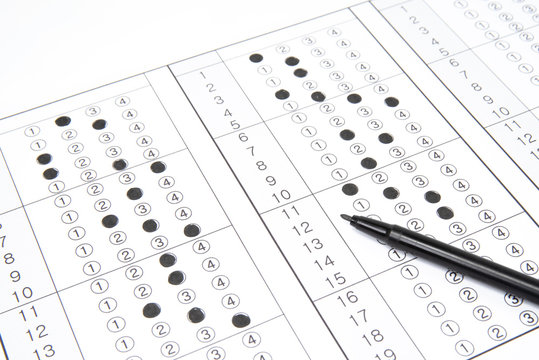
#> input picture OMR/IMG.jpg, 539 x 360 px; its folder holds only this picture in this run
$ python -i main2.py   (imports and definitions only)
#> lines starting #> are read from the running program, lines starting #| are printed output that depends on the picture; after the words box and inside, x2 and y2 are one past the last pixel; in counts of white or black regions, pixels touching at a corner belong together; pictures that were not available may be replaced by others from this repository, and a replacement may not be noted
### OMR/utils.py
import cv2
import numpy as np


# [41 lines left out: function stackImages, not called in this run]


def rectContour(contours):
    rectCont = []
    for i in contours:
        area = cv2.contourArea(i)
        # print("Area:\n",area)
        if area > 50:
            peri = cv2.arcLength(i, True)
            approx = cv2.approxPolyDP(i, 0.02 * peri, True)
            # print("Corner Points:", len(approx))
            if len(approx) == 4:
                rectCont.append(i)
    rectCont = sorted(rectCont, key=cv2.contourArea, reverse=True)

    return rectCont


def getCornerPoints(cont):
    peri = cv2.arcLength(cont, True)
    approx = cv2.approxPolyDP(cont, 0.02 * peri, True)
    return approx


# [58 lines left out: functions reorder, splitBoxes, showAnswers, not called in this run]

### OMR/main2.py
import cv2
import numpy as np
import utils

score, rollNo = 0, 0


def check(img):
    ################################
    path = "9.jpg"
    widthImg, heightImg = 700, 700
    questions = 10
    choices = 4
    # ans = [1, 2, 1, 3, 0, 1, 1, 3, 2, 1, 0, 3, 1, 2, 3, 2, 2, 2, 0, 2, 1, 3, 0, 2, 1, 3, 2, 2, 2, 0, 0, 0, 1, 1, 1, 3, 1, 2,
    #        1, 3]
    ans1 = [1, 2, 1, 3, 0, 1, 1, 3, 2, 1]
    ans2 = [0, 3, 1, 2, 3, 2, 2, 2, 0, 2]
    ans3 = [1, 3, 0, 2, 1, 3, 2, 2, 2, 0]
    ans4 = [0, 0, 1, 1, 1, 3, 1, 2, 1, 3]
    ################################

    # PREPROCESSING
    img = cv2.imread(path)
#> img is the input picture: shape (360, 539, 3); mean B, G, R 238.4, 237.8, 237.9
    img = cv2.resize(img, (widthImg, heightImg))
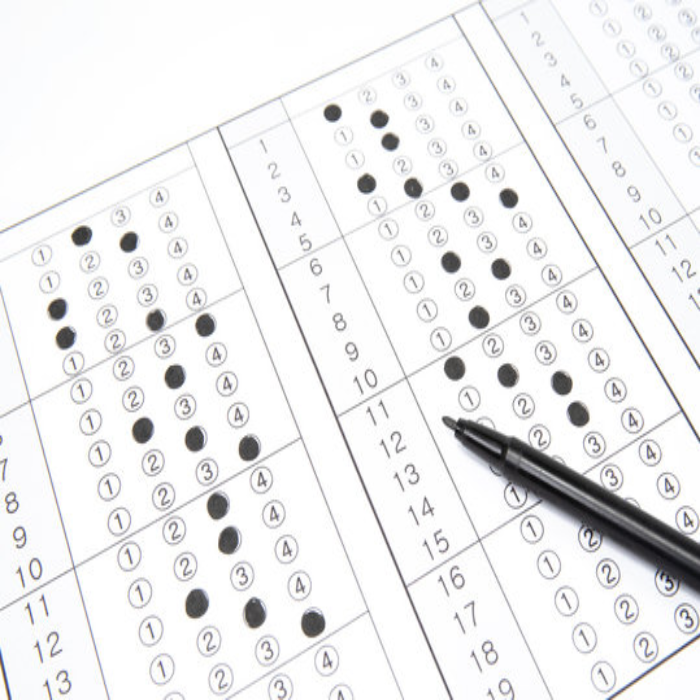
#> img: shape (700, 700, 3); mean B, G, R 238.3, 237.8, 237.8
    imgContours = img.copy()
    imgBubbleContours = img.copy()
    imgFinal = img.copy()
    imgGray = cv2.cvtColor(img, cv2.COLOR_BGR2GRAY)
    imgBlur = cv2.GaussianBlur(imgGray, (5, 5), 1)
    imgCanny = cv2.Canny(imgBlur, 10, 50)
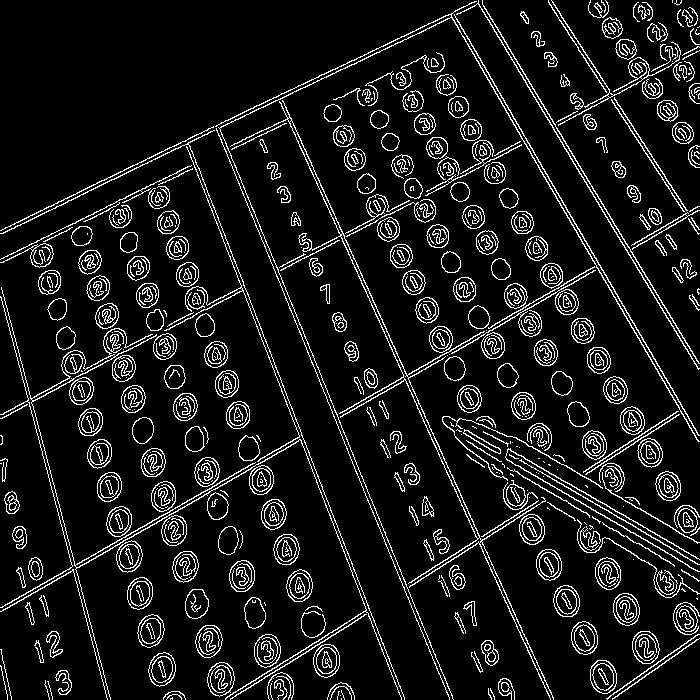
#> imgCanny: shape (700, 700); 9.4% white in thin lines or dots

    # Finding all contours
    contours, hierarchy = cv2.findContours(imgCanny, cv2.RETR_EXTERNAL, cv2.CHAIN_APPROX_NONE)
#> contours = 412 contours, 199 with area under 20; largest, box (x1, y1, x2, y2) and area: (230, 100, 554, 700) 2014, (207, 662, 235, 697) 700, (590, 660, 617, 694) 699, (148, 652, 176, 687) 690, (632, 631, 660, 664) 684
    cv2.drawContours(imgContours, contours, -1, (0, 255, 0), 5)
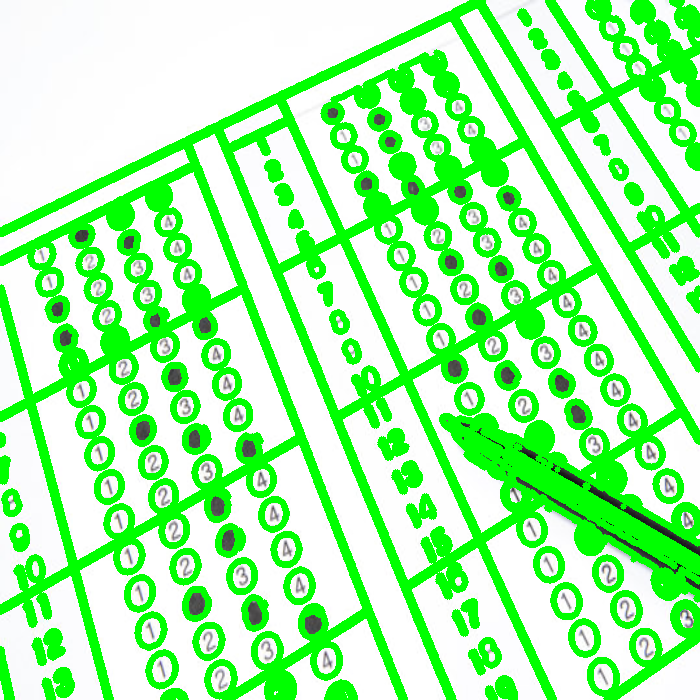
#> imgContours: shape (700, 700, 3); mean B, G, R 163.7, 250, 163.5

    # FIND RECTANGLES
    rectCont = utils.rectContour(contours)
#> the loop in rectContour, `for i in contours:` made 412 passes
#> (area, peri, approx) on passes 31, 32, 38, 116, 136, 144: (59.5, 225.1, [[699, 638], [612, 699]]), (63, 239.8, [[699, 634], [606, 698]]), (82.5, 343, [[366, 614], [230, 699]]), (55.5, 269.5, [[602, 472], [611, 493], [699, 542], [612, 493]]), (88.5, 447.6, [[519, 460], [699, 564]]), (216.5, 977.5, [[507, 449], [699, 571]])
#> (area, peri) on passes 12, 23, 24, 25, 28, 29: (58, 29.31), (699.5, 104.3), (699, 99.25), (690.5, 101.5), (682, 99.25), (285.5, 70.53)
#> after the loop in rectContour, `for i in contours:`: rectCont = 5 contours; box (x1, y1, x2, y2) and area: (456, 0, 700, 370) 224, (463, 429, 501, 454) 194, (0, 130, 405, 700) 136, (442, 416, 603, 489) 117, (602, 472, 700, 544) 56
    rollContour = utils.getCornerPoints(rectCont[0])
#> in getCornerPoints, `peri = cv2.arcLength(cont, True)`: peri = 973.6
#> in getCornerPoints, `approx = cv2.approxPolyDP(cont, 0.02 * peri, True)`: approx = [[457, 13], [479, 5], [698, 369], [478, 0]]
#> rollContour = [[457, 13], [479, 5], [698, 369], [478, 0]]
#> (the run stopped early here; a loop or call above may not have finished)
